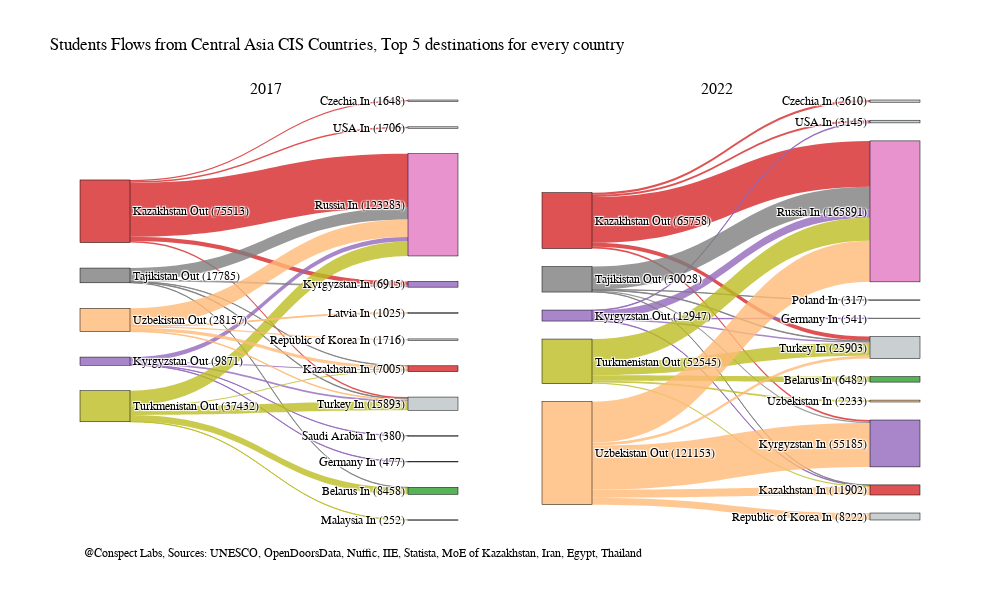
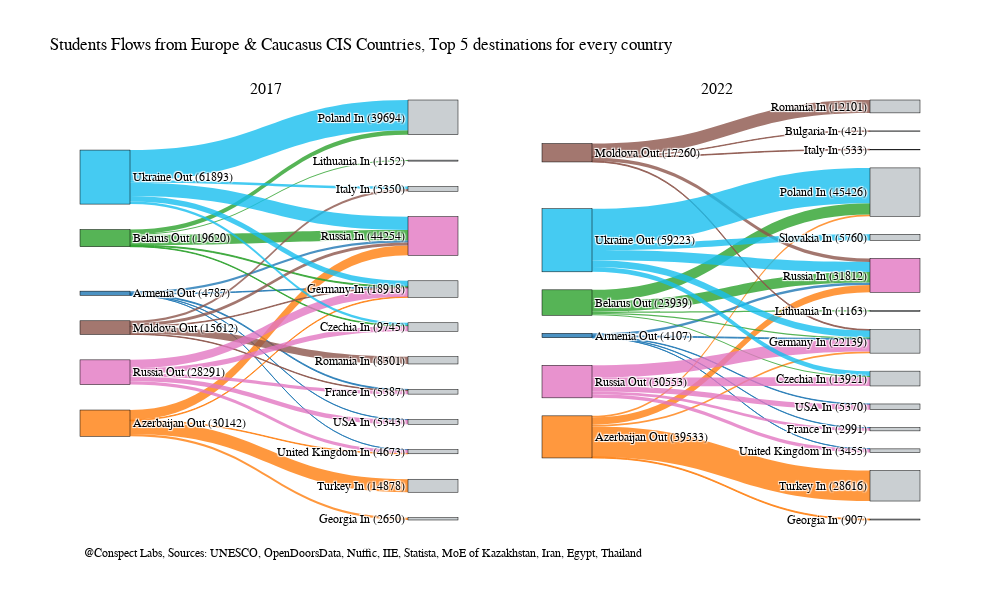

Notebook code for these charts, in order:
### Code cell
#Draw Sankey for every year
c_a = ('Kazakhstan Out','Kyrgyzstan Out','Tajikistan Out','Turkmenistan Out','Uzbekistan Out')
e_c = ('Russia Out','Moldova Out','Belarus Out','Ukraine Out','Armenia Out','Azerbaijan Out')
regions = {c_a:'Central Asia',
           e_c:'Europe & Caucasus'}

for key,value in regions.items():
    print(value)
    df = cis_countries_from_top[cis_countries_from_top['from'].isin(key)]
    unique_labels = list(set(df['from'].tolist() + df['to'].tolist()))
    other_color = 'rgba(189, 195, 199, 0.8)'
    country_colors = {
        'Armenia': 'rgba(31, 119, 180, 0.8)',  # Blue
        'Azerbaijan': 'rgba(255, 127, 14, 0.8)',  # Orange
        'Belarus': 'rgba(44, 162, 44, 0.8)',  # Green
        'Kazakhstan': 'rgba(214, 39, 40, 0.8)',  # Red
        'Kyrgyzstan': 'rgba(148, 103, 189, 0.8)',  # Purple
        'Moldova': 'rgba(140, 86, 75, 0.8)',  # Brown
        'Russia': 'rgba(227, 119, 194, 0.8)',  # Pink
        'Tajikistan': 'rgba(127, 127, 127, 0.8)',  # Gray
        'Turkmenistan': 'rgba(188, 189, 34, 0.8)',  # Yellow-green
        'Ukraine': 'rgba(23, 190, 239, 0.8)',  # Cyan
        'Uzbekistan': 'rgba(255, 187, 120, 0.8)',   # Light Orange (to make it distinct)
        'France':other_color, 
        'Germany':other_color, 
        'USA':other_color, 
        'United Kingdom':other_color, 
        'Turkey':other_color, 
        'Georgia':other_color, 
        'Poland':other_color, 
        'Lithuania':other_color, 
        'Romania':other_color, 
        'Italy':other_color, 
        'Czechia':other_color, 
        'Republic of Korea':other_color,
        'Saudi Arabia':other_color,
        'Latvia':other_color,
        'Malaysia':other_color,
        'Bulgaria':other_color,
        'Slovakia':other_color,
    }

    # You can use color mapping for countries. Change i and coeffs to get distinct colors.
    # country_colors = {country: f'rgba({(i+100) * 20 % 255}, {((i+50) * 200 + 100) % 255}, {((i+200) * 380) % 255}, 1)'
    #                   for i, country in enumerate(set([label.split()[0] for label in unique_labels]))}
    # Function to get sorted unique labels based on total link values

    def get_sorted_labels(df, year):
        link_sums = pd.concat([
            df.groupby('from')[year].sum(),
            df.groupby('to')[year].sum()
        ]).groupby(level=0).sum()
        return link_sums.sort_values(ascending=False).index.tolist()

    # Function to build a Sankey trace for a specific year
    def build_sankey_trace(df, year,pad_size):
        sorted_labels = get_sorted_labels(df, year)
        unique_labels_sorted = [label for label in unique_labels if label in sorted_labels]
        
        # Map source and target to indices
        source_indices = [unique_labels_sorted.index(src) for src in df['from']]
        target_indices = [unique_labels_sorted.index(tgt) for tgt in df['to']]
        
        # Assign link colors based on source country
        link_colors = [country_colors[" ".join(src.split()[:-1])].replace('1)', '0.8)') for src in df['from']]
        
        return go.Sankey(
            node=dict(
                pad=pad_size,
                thickness=50,
                line=dict(color="black", width=0.5),
                label=[f"{label} ({int(df[df['from'] == label][year].sum() + df[df['to'] == label][year].sum())})"
                    for label in unique_labels_sorted],
                color=[country_colors[" ".join(label.split()[:-1])] for label in unique_labels_sorted]
            ),
            link=dict(
                source=source_indices,
                target=target_indices,
                value=df[year],
                color=link_colors,
                label=[f"{df.iloc[i]['from']} → {df.iloc[i]['to']}: {df.iloc[i][year]}"
                    for i in range(len(df))]
            )
        )

    def generate_annotations(df, unique_labels_sorted, year):
        annotations = []
        df=df[['from','to',year]].dropna()
        for i, row in df.iterrows():
            source_idx = unique_labels_sorted.index(row['from'])
            target_idx = unique_labels_sorted.index(row['to'])
            annotations.append(dict(
                # x=x_pos, y=y_pos,
                text=f"{int(row[year])}",  # Display value as an integer
                showarrow=False,
                font=dict(size=10, color="black"),
                align="center"
            ))
        return annotations

    fig = make_subplots(
        rows=1, cols=2, 
        specs=[[{'type': 'domain'}, {'type': 'domain'}]]  # Specify 'domain' for Sankey
    )
    fig.add_trace(build_sankey_trace(df, "2017",48), row=1, col=1)
    fig.add_trace(build_sankey_trace(df, "2022",18), row=1, col=2)
    fig.update_layout(
        title_text=f"Students Flows from {value} CIS Countries, Top 5 destinations for every country",
        font=dict(size=12, color='black', family='Times'),
        height=600,
        width=1000,
        plot_bgcolor='white',
        annotations=[
            dict(
                x=0.2,  # Center of first subplot
                y=1.05, 
                text="2017",
                showarrow=False,
                font=dict(size=16, color="black")
            ),
            dict(
                x=0.78,  # Center of second subplot
                y=1.05, 
                text="2022",
                showarrow=False,
                font=dict(size=16, color="black"),
            ),
            dict(
                x=0.002,  # Comments
                y=-0.1, 
                text="@Conspect Labs, Sources: UNESCO, OpenDoorsData, Nuffic, IIE, Statista, MoE of Kazakhstan, Iran, Egypt, Thailand",
                showarrow=False,
                font=dict(size=12, color="black")
            )
        ]
    )

    output_file = f"top_5_destinations_sankey_diagrams _{value}.png"  # You can change this to .png, .pdf, or .jpeg
    pio.write_image(fig, output_file, format="png", width=1600, height=800)
    # Show the figure
    fig.show()

### Figure 1 — Plotly figure (JSON) as saved in the notebook; plotly's stock layout.template omitted (floating-point values rounded to 4 significant figures)
{"data": [{"domain": {"x": [0, 0.45], "y": [0, 1]}, "link": {"color": ["rgba(214, 39, 40, 0.8)", "rgba(214, 39, 40, 0.8)", "rgba(214, 39, 40, 0.8)", "rgba(214, 39, 40, 0.8)", "rgba(214, 39, 40, 0.8)", "rgba(148, 103, 189, 0.8)", "rgba(148, 103, 189, 0.8)", "rgba(148, 103, 189, 0.8)", "rgba(148, 103, 189, 0.8)", "rgba(148, 103, 189, 0.8)", "rgba(127, 127, 127, 0.8)", "rgba(127, 127, 127, 0.8)", "rgba(127, 127, 127, 0.8)", "rgba(127, 127, 127, 0.8)", "rgba(127, 127, 127, 0.8)", "rgba(188, 189, 34, 0.8)", "rgba(188, 189, 34, 0.8)", "rgba(188, 189, 34, 0.8)", "rgba(188, 189, 34, 0.8)", "rgba(188, 189, 34, 0.8)", "rgba(255, 187, 120, 0.8)", "rgba(255, 187, 120, 0.8)", "rgba(255, 187, 120, 0.8)", "rgba(255, 187, 120, 0.8)", "rgba(255, 187, 120, 0.8)", "rgba(214, 39, 40, 0.8)", "rgba(214, 39, 40, 0.8)", "rgba(214, 39, 40, 0.8)", "rgba(214, 39, 40, 0.8)", "rgba(214, 39, 40, 0.8)", "rgba(148, 103, 189, 0.8)", "rgba(148, 103, 189, 0.8)", "rgba(148, 103, 189, 0.8)", "rgba(148, 103, 189, 0.8)", "rgba(148, 103, 189, 0.8)", "rgba(127, 127, 127, 0.8)", "rgba(127, 127, 127, 0.8)", "rgba(127, 127, 127, 0.8)", "rgba(127, 127, 127, 0.8)", "rgba(127, 127, 127, 0.8)", "rgba(188, 189, 34, 0.8)", "rgba(188, 189, 34, 0.8)", "rgba(188, 189, 34, 0.8)", "rgba(188, 189, 34, 0.8)", "rgba(188, 189, 34, 0.8)", "rgba(255, 187, 120, 0.8)", "rgba(255, 187, 120, 0.8)", "rgba(255, 187, 120, 0.8)", "rgba(255, 187, 120, 0.8)", "rgba(255, 187, 120, 0.8)"], "label": ["Kazakhstan Out → Russia In: 65237.0", "Kazakhstan Out → Kyrgyzstan In: 4907.0", "Kazakhstan Out → Turkey In: 2015.0", "Kazakhstan Out → USA In: 1706.0", "Kazakhstan Out → Czechia In: 1648.0", "Kyrgyzstan Out → Russia In: 5523.0", "Kyrgyzstan Out → Turkey In: 2032.0", "Kyrgyzstan Out → Kazakhstan In: 1459.0", "Kyrgyzstan Out → Germany In: 477.0", "Kyrgyzstan Out → Saudi Arabia In: 380.0", "Tajikistan Out → Russia In: 14204.0", "Tajikistan Out → Kyrgyzstan In: 2008.0", "Tajikistan Out → Turkey In: 692.0", "Tajikistan Out → Belarus In: 446.0", "Tajikistan Out → Kazakhstan In: 435.0", "Turkmenistan Out → Russia In: 17457.0", "Turkmenistan Out → Turkey In: 10418.0", "Turkmenistan Out → Belarus In: 8012.0", "Turkmenistan Out → Kazakhstan In: 1293.0", "Turkmenistan Out → Malaysia In: 252.0", "Uzbekistan Out → Russia In: 20862.0", "Uzbekistan Out → Kazakhstan In: 3818.0", "Uzbekistan Out → Republic of Korea In: 1716.0", "Uzbekistan Out → Latvia In: 1025.0", "Uzbekistan Out → Turkey In: 736.0", "Kazakhstan Out → Russia In: nan", "Kazakhstan Out → Turkey In: nan", "Kazakhstan Out → Czechia In: nan", "Kazakhstan Out → USA In: nan", "Kazakhstan Out → Kyrgyzstan In: nan", "Kyrgyzstan Out → Russia In: nan", "Kyrgyzstan Out → Turkey In: nan", "Kyrgyzstan Out → USA In: nan", "Kyrgyzstan Out → Kazakhstan In: nan", "Kyrgyzstan Out → Germany In: nan", "Tajikistan Out → Russia In: nan", "Tajikistan Out → Kyrgyzstan In: nan", "Tajikistan Out → Turkey In: nan", "Tajikistan Out → Kazakhstan In: nan", "Tajikistan Out → Poland In: nan", "Turkmenistan Out → Russia In: nan", "Turkmenistan Out → Turkey In: nan", "Turkmenistan Out → Belarus In: nan", "Turkmenistan Out → Uzbekistan In: nan", "Turkmenistan Out → Kazakhstan In: nan", "Uzbekistan Out → Kyrgyzstan In: nan", "Uzbekistan Out → Russia In: nan", "Uzbekistan Out → Kazakhstan In: nan", "Uzbekistan Out → Republic of Korea In: nan", "Uzbekistan Out → Turkey In: nan"], "source": [9, 9, 9, 9, 9, 5, 5, 5, 5, 5, 1, 1, 1, 1, 1, 12, 12, 12, 12, 12, 14, 14, 14, 14, 14, 9, 9, 9, 9, 9, 5, 5, 5, 5, 5, 1, 1, 1, 1, 1, 12, 12, 12, 12, 12, 14, 14, 14, 14, 14], "target": [0, 18, 13, 17, 11, 0, 13, 8, 4, 3, 0, 18, 13, 2, 8, 0, 13, 2, 8, 7, 0, 8, 16, 6, 13, 0, 13, 11, 17, 18, 0, 13, 17, 8, 4, 0, 18, 13, 8, 10, 0, 13, 2, 15, 8, 18, 0, 8, 16, 13], "value": [65237, 4907, 2015, 1706, 1648, 5523, 2032, 1459, 477, 380, 14204, 2008, 692, 446, 435, 17457, 10418, 8012, 1293, 252, 20862, 3818, 1716, 1025, 736, null, null, null, null, null, null, null, null, null, null, null, null, null, null, null, null, null, null, null, null, null, null, null, null, null]}, "node": {"color": ["rgba(227, 119, 194, 0.8)", "rgba(127, 127, 127, 0.8)", "rgba(44, 162, 44, 0.8)", "rgba(189, 195, 199, 0.8)", "rgba(189, 195, 199, 0.8)", "rgba(148, 103, 189, 0.8)", "rgba(189, 195, 199, 0.8)", "rgba(189, 195, 199, 0.8)", "rgba(214, 39, 40, 0.8)", "rgba(214, 39, 40, 0.8)", "rgba(189, 195, 199, 0.8)", "rgba(189, 195, 199, 0.8)", "rgba(188, 189, 34, 0.8)", "rgba(189, 195, 199, 0.8)", "rgba(255, 187, 120, 0.8)", "rgba(255, 187, 120, 0.8)", "rgba(189, 195, 199, 0.8)", "rgba(189, 195, 199, 0.8)", "rgba(148, 103, 189, 0.8)"], "label": ["Russia In (123283)", "Tajikistan Out (17785)", "Belarus In (8458)", "Saudi Arabia In (380)", "Germany In (477)", "Kyrgyzstan Out (9871)", "Latvia In (1025)", "Malaysia In (252)", "Kazakhstan In (7005)", "Kazakhstan Out (75513)", "Poland In (0)", "Czechia In (1648)", "Turkmenistan Out (37432)", "Turkey In (15893)", "Uzbekistan Out (28157)", "Uzbekistan In (0)", "Republic of Korea In (1716)", "USA In (1706)", "Kyrgyzstan In (6915)"], "line": {"color": "black", "width": 0.5}, "pad": 48, "thickness": 50}, "type": "sankey"}, {"domain": {"x": [0.55, 1], "y": [0, 1]}, "link": {"color": ["rgba(214, 39, 40, 0.8)", "rgba(214, 39, 40, 0.8)", "rgba(214, 39, 40, 0.8)", "rgba(214, 39, 40, 0.8)", "rgba(214, 39, 40, 0.8)", "rgba(148, 103, 189, 0.8)", "rgba(148, 103, 189, 0.8)", "rgba(148, 103, 189, 0.8)", "rgba(148, 103, 189, 0.8)", "rgba(148, 103, 189, 0.8)", "rgba(127, 127, 127, 0.8)", "rgba(127, 127, 127, 0.8)", "rgba(127, 127, 127, 0.8)", "rgba(127, 127, 127, 0.8)", "rgba(127, 127, 127, 0.8)", "rgba(188, 189, 34, 0.8)", "rgba(188, 189, 34, 0.8)", "rgba(188, 189, 34, 0.8)", "rgba(188, 189, 34, 0.8)", "rgba(188, 189, 34, 0.8)", "rgba(255, 187, 120, 0.8)", "rgba(255, 187, 120, 0.8)", "rgba(255, 187, 120, 0.8)", "rgba(255, 187, 120, 0.8)", "rgba(255, 187, 120, 0.8)", "rgba(214, 39, 40, 0.8)", "rgba(214, 39, 40, 0.8)", "rgba(214, 39, 40, 0.8)", "rgba(214, 39, 40, 0.8)", "rgba(214, 39, 40, 0.8)", "rgba(148, 103, 189, 0.8)", "rgba(148, 103, 189, 0.8)", "rgba(148, 103, 189, 0.8)", "rgba(148, 103, 189, 0.8)", "rgba(148, 103, 189, 0.8)", "rgba(127, 127, 127, 0.8)", "rgba(127, 127, 127, 0.8)", "rgba(127, 127, 127, 0.8)", "rgba(127, 127, 127, 0.8)", "rgba(127, 127, 127, 0.8)", "rgba(188, 189, 34, 0.8)", "rgba(188, 189, 34, 0.8)", "rgba(188, 189, 34, 0.8)", "rgba(188, 189, 34, 0.8)", "rgba(188, 189, 34, 0.8)", "rgba(255, 187, 120, 0.8)", "rgba(255, 187, 120, 0.8)", "rgba(255, 187, 120, 0.8)", "rgba(255, 187, 120, 0.8)", "rgba(255, 187, 120, 0.8)"], "label": ["Kazakhstan Out → Russia In: nan", "Kazakhstan Out → Kyrgyzstan In: nan", "Kazakhstan Out → Turkey In: nan", "Kazakhstan Out → USA In: nan", "Kazakhstan Out → Czechia In: nan", "Kyrgyzstan Out → Russia In: nan", "Kyrgyzstan Out → Turkey In: nan", "Kyrgyzstan Out → Kazakhstan In: nan", "Kyrgyzstan Out → Germany In: nan", "Kyrgyzstan Out → Saudi Arabia In: nan", "Tajikistan Out → Russia In: nan", "Tajikistan Out → Kyrgyzstan In: nan", "Tajikistan Out → Turkey In: nan", "Tajikistan Out → Belarus In: nan", "Tajikistan Out → Kazakhstan In: nan", "Turkmenistan Out → Russia In: nan", "Turkmenistan Out → Turkey In: nan", "Turkmenistan Out → Belarus In: nan", "Turkmenistan Out → Kazakhstan In: nan", "Turkmenistan Out → Malaysia In: nan", "Uzbekistan Out → Russia In: nan", "Uzbekistan Out → Kazakhstan In: nan", "Uzbekistan Out → Republic of Korea In: nan", "Uzbekistan Out → Latvia In: nan", "Uzbekistan Out → Turkey In: nan", "Kazakhstan Out → Russia In: 53935.0", "Kazakhstan Out → Turkey In: 4788.0", "Kazakhstan Out → Czechia In: 2610.0", "Kazakhstan Out → USA In: 2440.0", "Kazakhstan Out → Kyrgyzstan In: 1985.0", "Kyrgyzstan Out → Russia In: 9345.0", "Kyrgyzstan Out → Turkey In: 1759.0", "Kyrgyzstan Out → USA In: 705.0", "Kyrgyzstan Out → Kazakhstan In: 597.0", "Kyrgyzstan Out → Germany In: 541.0", "Tajikistan Out → Russia In: 27086.0", "Tajikistan Out → Kyrgyzstan In: 1595.0", "Tajikistan Out → Turkey In: 669.0", "Tajikistan Out → Kazakhstan In: 361.0", "Tajikistan Out → Poland In: 317.0", "Turkmenistan Out → Russia In: 27095.0", "Turkmenistan Out → Turkey In: 15362.0", "Turkmenistan Out → Belarus In: 6482.0", "Turkmenistan Out → Uzbekistan In: 2233.0", "Turkmenistan Out → Kazakhstan In: 1373.0", "Uzbekistan Out → Kyrgyzstan In: 51605.0", "Uzbekistan Out → Russia In: 48430.0", "Uzbekistan Out → Kazakhstan In: 9571.0", "Uzbekistan Out → Republic of Korea In: 8222.0", "Uzbekistan Out → Turkey In: 3325.0"], "source": [9, 9, 9, 9, 9, 5, 5, 5, 5, 5, 1, 1, 1, 1, 1, 12, 12, 12, 12, 12, 14, 14, 14, 14, 14, 9, 9, 9, 9, 9, 5, 5, 5, 5, 5, 1, 1, 1, 1, 1, 12, 12, 12, 12, 12, 14, 14, 14, 14, 14], "target": [0, 18, 13, 17, 11, 0, 13, 8, 4, 3, 0, 18, 13, 2, 8, 0, 13, 2, 8, 7, 0, 8, 16, 6, 13, 0, 13, 11, 17, 18, 0, 13, 17, 8, 4, 0, 18, 13, 8, 10, 0, 13, 2, 15, 8, 18, 0, 8, 16, 13], "value": [null, null, null, null, null, null, null, null, null, null, null, null, null, null, null, null, null, null, null, null, null, null, null, null, null, 53935, 4788, 2610, 2440, 1985, 9345, 1759, 705, 597, 541, 27086, 1595, 669, 361, 317, 27095, 15362, 6482, 2233, 1373, 51605, 48430, 9571, 8222, 3325]}, "node": {"color": ["rgba(227, 119, 194, 0.8)", "rgba(127, 127, 127, 0.8)", "rgba(44, 162, 44, 0.8)", "rgba(189, 195, 199, 0.8)", "rgba(189, 195, 199, 0.8)", "rgba(148, 103, 189, 0.8)", "rgba(189, 195, 199, 0.8)", "rgba(189, 195, 199, 0.8)", "rgba(214, 39, 40, 0.8)", "rgba(214, 39, 40, 0.8)", "rgba(189, 195, 199, 0.8)", "rgba(189, 195, 199, 0.8)", "rgba(188, 189, 34, 0.8)", "rgba(189, 195, 199, 0.8)", "rgba(255, 187, 120, 0.8)", "rgba(255, 187, 120, 0.8)", "rgba(189, 195, 199, 0.8)", "rgba(189, 195, 199, 0.8)", "rgba(148, 103, 189, 0.8)"], "label": ["Russia In (165891)", "Tajikistan Out (30028)", "Belarus In (6482)", "Saudi Arabia In (0)", "Germany In (541)", "Kyrgyzstan Out (12947)", "Latvia In (0)", "Malaysia In (0)", "Kazakhstan In (11902)", "Kazakhstan Out (65758)", "Poland In (317)", "Czechia In (2610)", "Turkmenistan Out (52545)", "Turkey In (25903)", "Uzbekistan Out (121153)", "Uzbekistan In (2233)", "Republic of Korea In (8222)", "USA In (3145)", "Kyrgyzstan In (55185)"], "line": {"color": "black", "width": 0.5}, "pad": 18, "thickness": 50}, "type": "sankey"}], "layout": {"annotations": [{"font": {"color": "black", "size": 16}, "showarrow": false, "text": "2017", "x": 0.2, "y": 1.05}, {"font": {"color": "black", "size": 16}, "showarrow": false, "text": "2022", "x": 0.78, "y": 1.05}, {"font": {"color": "black", "size": 12}, "showarrow": false, "text": "@Conspect Labs, Sources: UNESCO, OpenDoorsData, Nuffic, IIE, Statista, MoE of Kazakhstan, Iran, Egypt, Thailand", "x": 0.002, "y": -0.1}], "font": {"color": "black", "family": "Times", "size": 12}, "height": 600, "plot_bgcolor": "white", "title": {"text": "Students Flows from Central Asia CIS Countries, Top 5 destinations for every country"}, "width": 1000}}

### Figure 2 — Plotly figure (JSON) as saved in the notebook; plotly's stock layout.template omitted (floating-point values rounded to 4 significant figures)
{"data": [{"domain": {"x": [0, 0.45], "y": [0, 1]}, "link": {"color": ["rgba(31, 119, 180, 0.8)", "rgba(31, 119, 180, 0.8)", "rgba(31, 119, 180, 0.8)", "rgba(31, 119, 180, 0.8)", "rgba(31, 119, 180, 0.8)", "rgba(255, 127, 14, 0.8)", "rgba(255, 127, 14, 0.8)", "rgba(255, 127, 14, 0.8)", "rgba(255, 127, 14, 0.8)", "rgba(255, 127, 14, 0.8)", "rgba(44, 162, 44, 0.8)", "rgba(44, 162, 44, 0.8)", "rgba(44, 162, 44, 0.8)", "rgba(44, 162, 44, 0.8)", "rgba(44, 162, 44, 0.8)", "rgba(140, 86, 75, 0.8)", "rgba(140, 86, 75, 0.8)", "rgba(140, 86, 75, 0.8)", "rgba(140, 86, 75, 0.8)", "rgba(140, 86, 75, 0.8)", "rgba(227, 119, 194, 0.8)", "rgba(227, 119, 194, 0.8)", "rgba(227, 119, 194, 0.8)", "rgba(227, 119, 194, 0.8)", "rgba(227, 119, 194, 0.8)", "rgba(23, 190, 239, 0.8)", "rgba(23, 190, 239, 0.8)", "rgba(23, 190, 239, 0.8)", "rgba(23, 190, 239, 0.8)", "rgba(23, 190, 239, 0.8)", "rgba(31, 119, 180, 0.8)", "rgba(31, 119, 180, 0.8)", "rgba(31, 119, 180, 0.8)", "rgba(31, 119, 180, 0.8)", "rgba(31, 119, 180, 0.8)", "rgba(255, 127, 14, 0.8)", "rgba(255, 127, 14, 0.8)", "rgba(255, 127, 14, 0.8)", "rgba(255, 127, 14, 0.8)", "rgba(255, 127, 14, 0.8)", "rgba(44, 162, 44, 0.8)", "rgba(44, 162, 44, 0.8)", "rgba(44, 162, 44, 0.8)", "rgba(44, 162, 44, 0.8)", "rgba(44, 162, 44, 0.8)", "rgba(140, 86, 75, 0.8)", "rgba(140, 86, 75, 0.8)", "rgba(140, 86, 75, 0.8)", "rgba(140, 86, 75, 0.8)", "rgba(140, 86, 75, 0.8)", "rgba(227, 119, 194, 0.8)", "rgba(227, 119, 194, 0.8)", "rgba(227, 119, 194, 0.8)", "rgba(227, 119, 194, 0.8)", "rgba(227, 119, 194, 0.8)", "rgba(23, 190, 239, 0.8)", "rgba(23, 190, 239, 0.8)", "rgba(23, 190, 239, 0.8)", "rgba(23, 190, 239, 0.8)", "rgba(23, 190, 239, 0.8)"], "label": ["Armenia Out → Russia In: 2720.0", "Armenia Out → France In: 1070.0", "Armenia Out → Germany In: 615.0", "Armenia Out → USA In: 262.0", "Armenia Out → United Kingdom In: 120.0", "Azerbaijan Out → Turkey In: 14878.0", "Azerbaijan Out → Russia In: 11269.0", "Azerbaijan Out → Georgia In: 2650.0", "Azerbaijan Out → Germany In: 712.0", "Azerbaijan Out → United Kingdom In: 633.0", "Belarus Out → Russia In: 11600.0", "Belarus Out → Poland In: 5002.0", "Belarus Out → Lithuania In: 1152.0", "Belarus Out → Germany In: 1115.0", "Belarus Out → Czechia In: 751.0", "Moldova Out → Romania In: 8301.0", "Moldova Out → Russia In: 3402.0", "Moldova Out → Italy In: 2575.0", "Moldova Out → Germany In: 708.0", "Moldova Out → France In: 626.0", "Russia Out → Germany In: 9620.0", "Russia Out → Czechia In: 5979.0", "Russia Out → USA In: 5081.0", "Russia Out → United Kingdom In: 3920.0", "Russia Out → France In: 3691.0", "Ukraine Out → Poland In: 34692.0", "Ukraine Out → Russia In: 15263.0", "Ukraine Out → Germany In: 6148.0", "Ukraine Out → Czechia In: 3015.0", "Ukraine Out → Italy In: 2775.0", "Armenia Out → Russia In: nan", "Armenia Out → Germany In: nan", "Armenia Out → USA In: nan", "Armenia Out → France In: nan", "Armenia Out → United Kingdom In: nan", "Azerbaijan Out → Turkey In: nan", "Azerbaijan Out → Russia In: nan", "Azerbaijan Out → Germany In: nan", "Azerbaijan Out → Poland In: nan", "Azerbaijan Out → Georgia In: nan", "Belarus Out → Poland In: nan", "Belarus Out → Russia In: nan", "Belarus Out → Germany In: nan", "Belarus Out → Lithuania In: nan", "Belarus Out → Czechia In: nan", "Moldova Out → Romania In: nan", "Moldova Out → Russia In: nan", "Moldova Out → Germany In: nan", "Moldova Out → Italy In: nan", "Moldova Out → Bulgaria In: nan", "Russia Out → Germany In: nan", "Russia Out → Czechia In: nan", "Russia Out → USA In: nan", "Russia Out → United Kingdom In: nan", "Russia Out → France In: nan", "Ukraine Out → Poland In: nan", "Ukraine Out → Russia In: nan", "Ukraine Out → Germany In: nan", "Ukraine Out → Slovakia In: nan", "Ukraine Out → Czechia In: nan"], "source": [7, 7, 7, 7, 7, 8, 8, 8, 8, 8, 16, 16, 16, 16, 16, 4, 4, 4, 4, 4, 13, 13, 13, 13, 13, 1, 1, 1, 1, 1, 7, 7, 7, 7, 7, 8, 8, 8, 8, 8, 16, 16, 16, 16, 16, 4, 4, 4, 4, 4, 13, 13, 13, 13, 13, 1, 1, 1, 1, 1], "target": [0, 2, 3, 18, 6, 15, 0, 19, 3, 6, 0, 9, 11, 3, 10, 5, 0, 17, 3, 2, 3, 10, 18, 6, 2, 9, 0, 3, 10, 17, 0, 3, 18, 2, 6, 15, 0, 3, 9, 19, 9, 0, 3, 11, 10, 5, 0, 3, 17, 12, 3, 10, 18, 6, 2, 9, 0, 3, 14, 10], "value": [2720, 1070, 615, 262, 120, 14878, 11269, 2650, 712, 633, 11600, 5002, 1152, 1115, 751, 8301, 3402, 2575, 708, 626, 9620, 5979, 5081, 3920, 3691, 34692, 15263, 6148, 3015, 2775, null, null, null, null, null, null, null, null, null, null, null, null, null, null, null, null, null, null, null, null, null, null, null, null, null, null, null, null, null, null]}, "node": {"color": ["rgba(227, 119, 194, 0.8)", "rgba(23, 190, 239, 0.8)", "rgba(189, 195, 199, 0.8)", "rgba(189, 195, 199, 0.8)", "rgba(140, 86, 75, 0.8)", "rgba(189, 195, 199, 0.8)", "rgba(189, 195, 199, 0.8)", "rgba(31, 119, 180, 0.8)", "rgba(255, 127, 14, 0.8)", "rgba(189, 195, 199, 0.8)", "rgba(189, 195, 199, 0.8)", "rgba(189, 195, 199, 0.8)", "rgba(189, 195, 199, 0.8)", "rgba(227, 119, 194, 0.8)", "rgba(189, 195, 199, 0.8)", "rgba(189, 195, 199, 0.8)", "rgba(44, 162, 44, 0.8)", "rgba(189, 195, 199, 0.8)", "rgba(189, 195, 199, 0.8)", "rgba(189, 195, 199, 0.8)"], "label": ["Russia In (44254)", "Ukraine Out (61893)", "France In (5387)", "Germany In (18918)", "Moldova Out (15612)", "Romania In (8301)", "United Kingdom In (4673)", "Armenia Out (4787)", "Azerbaijan Out (30142)", "Poland In (39694)", "Czechia In (9745)", "Lithuania In (1152)", "Bulgaria In (0)", "Russia Out (28291)", "Slovakia In (0)", "Turkey In (14878)", "Belarus Out (19620)", "Italy In (5350)", "USA In (5343)", "Georgia In (2650)"], "line": {"color": "black", "width": 0.5}, "pad": 48, "thickness": 50}, "type": "sankey"}, {"domain": {"x": [0.55, 1], "y": [0, 1]}, "link": {"color": ["rgba(31, 119, 180, 0.8)", "rgba(31, 119, 180, 0.8)", "rgba(31, 119, 180, 0.8)", "rgba(31, 119, 180, 0.8)", "rgba(31, 119, 180, 0.8)", "rgba(255, 127, 14, 0.8)", "rgba(255, 127, 14, 0.8)", "rgba(255, 127, 14, 0.8)", "rgba(255, 127, 14, 0.8)", "rgba(255, 127, 14, 0.8)", "rgba(44, 162, 44, 0.8)", "rgba(44, 162, 44, 0.8)", "rgba(44, 162, 44, 0.8)", "rgba(44, 162, 44, 0.8)", "rgba(44, 162, 44, 0.8)", "rgba(140, 86, 75, 0.8)", "rgba(140, 86, 75, 0.8)", "rgba(140, 86, 75, 0.8)", "rgba(140, 86, 75, 0.8)", "rgba(140, 86, 75, 0.8)", "rgba(227, 119, 194, 0.8)", "rgba(227, 119, 194, 0.8)", "rgba(227, 119, 194, 0.8)", "rgba(227, 119, 194, 0.8)", "rgba(227, 119, 194, 0.8)", "rgba(23, 190, 239, 0.8)", "rgba(23, 190, 239, 0.8)", "rgba(23, 190, 239, 0.8)", "rgba(23, 190, 239, 0.8)", "rgba(23, 190, 239, 0.8)", "rgba(31, 119, 180, 0.8)", "rgba(31, 119, 180, 0.8)", "rgba(31, 119, 180, 0.8)", "rgba(31, 119, 180, 0.8)", "rgba(31, 119, 180, 0.8)", "rgba(255, 127, 14, 0.8)", "rgba(255, 127, 14, 0.8)", "rgba(255, 127, 14, 0.8)", "rgba(255, 127, 14, 0.8)", "rgba(255, 127, 14, 0.8)", "rgba(44, 162, 44, 0.8)", "rgba(44, 162, 44, 0.8)", "rgba(44, 162, 44, 0.8)", "rgba(44, 162, 44, 0.8)", "rgba(44, 162, 44, 0.8)", "rgba(140, 86, 75, 0.8)", "rgba(140, 86, 75, 0.8)", "rgba(140, 86, 75, 0.8)", "rgba(140, 86, 75, 0.8)", "rgba(140, 86, 75, 0.8)", "rgba(227, 119, 194, 0.8)", "rgba(227, 119, 194, 0.8)", "rgba(227, 119, 194, 0.8)", "rgba(227, 119, 194, 0.8)", "rgba(227, 119, 194, 0.8)", "rgba(23, 190, 239, 0.8)", "rgba(23, 190, 239, 0.8)", "rgba(23, 190, 239, 0.8)", "rgba(23, 190, 239, 0.8)", "rgba(23, 190, 239, 0.8)"], "label": ["Armenia Out → Russia In: nan", "Armenia Out → France In: nan", "Armenia Out → Germany In: nan", "Armenia Out → USA In: nan", "Armenia Out → United Kingdom In: nan", "Azerbaijan Out → Turkey In: nan", "Azerbaijan Out → Russia In: nan", "Azerbaijan Out → Georgia In: nan", "Azerbaijan Out → Germany In: nan", "Azerbaijan Out → United Kingdom In: nan", "Belarus Out → Russia In: nan", "Belarus Out → Poland In: nan", "Belarus Out → Lithuania In: nan", "Belarus Out → Germany In: nan", "Belarus Out → Czechia In: nan", "Moldova Out → Romania In: nan", "Moldova Out → Russia In: nan", "Moldova Out → Italy In: nan", "Moldova Out → Germany In: nan", "Moldova Out → France In: nan", "Russia Out → Germany In: nan", "Russia Out → Czechia In: nan", "Russia Out → USA In: nan", "Russia Out → United Kingdom In: nan", "Russia Out → France In: nan", "Ukraine Out → Poland In: nan", "Ukraine Out → Russia In: nan", "Ukraine Out → Germany In: nan", "Ukraine Out → Czechia In: nan", "Ukraine Out → Italy In: nan", "Armenia Out → Russia In: 2424.0", "Armenia Out → Germany In: 796.0", "Armenia Out → USA In: 457.0", "Armenia Out → France In: 306.0", "Armenia Out → United Kingdom In: 124.0", "Azerbaijan Out → Turkey In: 28616.0", "Azerbaijan Out → Russia In: 6761.0", "Azerbaijan Out → Germany In: 1628.0", "Azerbaijan Out → Poland In: 1621.0", "Azerbaijan Out → Georgia In: 907.0", "Belarus Out → Poland In: 10738.0", "Belarus Out → Russia In: 9821.0", "Belarus Out → Germany In: 1173.0", "Belarus Out → Lithuania In: 1163.0", "Belarus Out → Czechia In: 1044.0", "Moldova Out → Romania In: 12101.0", "Moldova Out → Russia In: 3360.0", "Moldova Out → Germany In: 845.0", "Moldova Out → Italy In: 533.0", "Moldova Out → Bulgaria In: 421.0", "Russia Out → Germany In: 11369.0", "Russia Out → Czechia In: 8255.0", "Russia Out → USA In: 4913.0", "Russia Out → United Kingdom In: 3331.0", "Russia Out → France In: 2685.0", "Ukraine Out → Poland In: 33067.0", "Ukraine Out → Russia In: 9446.0", "Ukraine Out → Germany In: 6328.0", "Ukraine Out → Slovakia In: 5760.0", "Ukraine Out → Czechia In: 4622.0"], "source": [7, 7, 7, 7, 7, 8, 8, 8, 8, 8, 16, 16, 16, 16, 16, 4, 4, 4, 4, 4, 13, 13, 13, 13, 13, 1, 1, 1, 1, 1, 7, 7, 7, 7, 7, 8, 8, 8, 8, 8, 16, 16, 16, 16, 16, 4, 4, 4, 4, 4, 13, 13, 13, 13, 13, 1, 1, 1, 1, 1], "target": [0, 2, 3, 18, 6, 15, 0, 19, 3, 6, 0, 9, 11, 3, 10, 5, 0, 17, 3, 2, 3, 10, 18, 6, 2, 9, 0, 3, 10, 17, 0, 3, 18, 2, 6, 15, 0, 3, 9, 19, 9, 0, 3, 11, 10, 5, 0, 3, 17, 12, 3, 10, 18, 6, 2, 9, 0, 3, 14, 10], "value": [null, null, null, null, null, null, null, null, null, null, null, null, null, null, null, null, null, null, null, null, null, null, null, null, null, null, null, null, null, null, 2424, 796, 457, 306, 124, 28616, 6761, 1628, 1621, 907, 10738, 9821, 1173, 1163, 1044, 12101, 3360, 845, 533, 421, 11369, 8255, 4913, 3331, 2685, 33067, 9446, 6328, 5760, 4622]}, "node": {"color": ["rgba(227, 119, 194, 0.8)", "rgba(23, 190, 239, 0.8)", "rgba(189, 195, 199, 0.8)", "rgba(189, 195, 199, 0.8)", "rgba(140, 86, 75, 0.8)", "rgba(189, 195, 199, 0.8)", "rgba(189, 195, 199, 0.8)", "rgba(31, 119, 180, 0.8)", "rgba(255, 127, 14, 0.8)", "rgba(189, 195, 199, 0.8)", "rgba(189, 195, 199, 0.8)", "rgba(189, 195, 199, 0.8)", "rgba(189, 195, 199, 0.8)", "rgba(227, 119, 194, 0.8)", "rgba(189, 195, 199, 0.8)", "rgba(189, 195, 199, 0.8)", "rgba(44, 162, 44, 0.8)", "rgba(189, 195, 199, 0.8)", "rgba(189, 195, 199, 0.8)", "rgba(189, 195, 199, 0.8)"], "label": ["Russia In (31812)", "Ukraine Out (59223)", "France In (2991)", "Germany In (22139)", "Moldova Out (17260)", "Romania In (12101)", "United Kingdom In (3455)", "Armenia Out (4107)", "Azerbaijan Out (39533)", "Poland In (45426)", "Czechia In (13921)", "Lithuania In (1163)", "Bulgaria In (421)", "Russia Out (30553)", "Slovakia In (5760)", "Turkey In (28616)", "Belarus Out (23939)", "Italy In (533)", "USA In (5370)", "Georgia In (907)"], "line": {"color": "black", "width": 0.5}, "pad": 18, "thickness": 50}, "type": "sankey"}], "layout": {"annotations": [{"font": {"color": "black", "size": 16}, "showarrow": false, "text": "2017", "x": 0.2, "y": 1.05}, {"font": {"color": "black", "size": 16}, "showarrow": false, "text": "2022", "x": 0.78, "y": 1.05}, {"font": {"color": "black", "size": 12}, "showarrow": false, "text": "@Conspect Labs, Sources: UNESCO, OpenDoorsData, Nuffic, IIE, Statista, MoE of Kazakhstan, Iran, Egypt, Thailand", "x": 0.002, "y": -0.1}], "font": {"color": "black", "family": "Times", "size": 12}, "height": 600, "plot_bgcolor": "white", "title": {"text": "Students Flows from Europe & Caucasus CIS Countries, Top 5 destinations for every country"}, "width": 1000}}
